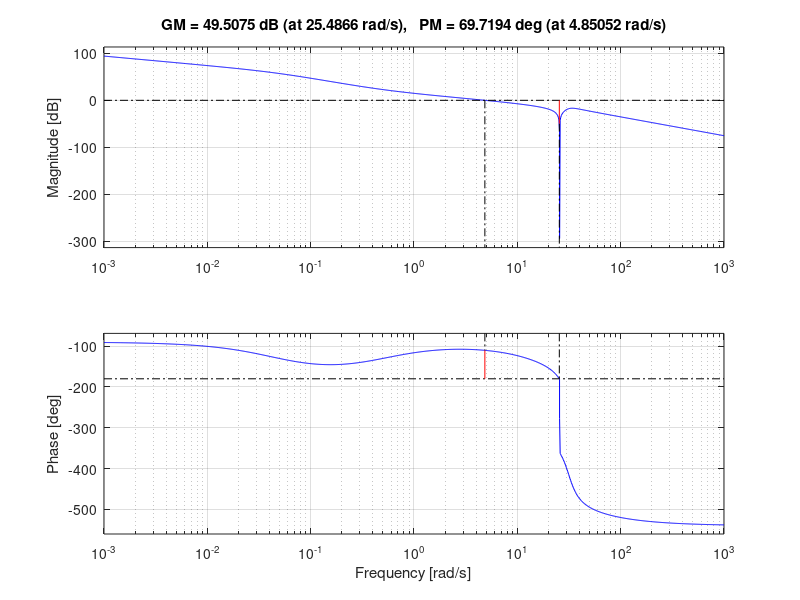

Here is the MATLAB script that generated this plot:
clc;
close all
clear all

%% Define State-Space Matrix From Variables derived from equations.


A = [0 1 0 0; 0 -34.69 594.52 0; 0, 0 , 0, 1 ; 0, 34.69 , -1251.63 , 0];
B = [0 ; 61.065 ; 0 ; -61.065];
C = [1 0 0 0];
D = 0;
[num,den]= ss2tf(A,B,C,D);
sys=tf(num,den);
sys
% margin(sys)

%% Finiding Gain and Z&P of Lead Controller

% K1 = 5.682;
% C_Lead = tf([0.1175 1],[0.075 1]);
% Sys_Lead = K1*C_Lead*sys;
% margin (Sys_Lead);
% Sys_Lead;
%% Finiding Gain and Z&P of Lag Controller

K2 = 2.841;
C_Lag = tf([1 0.483],[1 0.0483]);
Sys_Lag = K2*C_Lag*sys;
margin (Sys_Lag);
